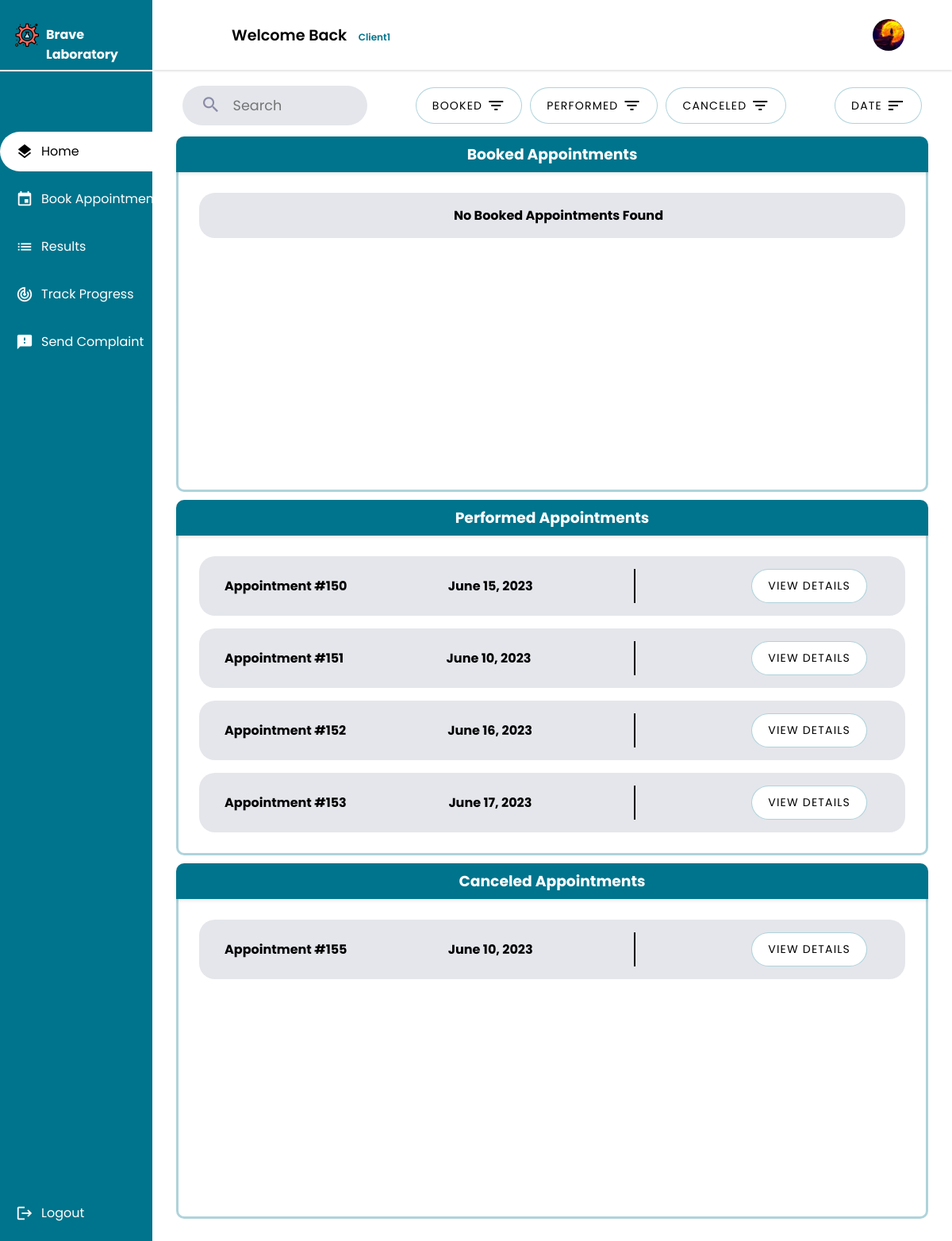
Page /client/home/appointment (signed in) on the committed database.
### client/models.py (models this page shows, shortened)
class Client(models.Model):
    GENDERS =[
        ('M','Male'),
        ('F','Female')
    ]
    BLOOD_TYPES = [
        ('A+', 'A+'),
        ('A-', 'A-'),
        ('B+', 'B+'),
        ('B-', 'B-'),
        ('AB+', 'AB+'),
        ('AB-', 'AB-'),
        ('O+', 'O+'),
        ('O-', 'O-')
    ]
    user = models.OneToOneField(User, primary_key = True, on_delete=models.CASCADE)
    phone_number = models.CharField(max_length=10,validators=[phone_regex])
    gender = models.CharField(max_length = 1 ,choices = GENDERS)
    address = models.CharField(max_length=50)
    policy = models.BooleanField(default = False)
    profile_pic = models.ImageField(default="default.png", upload_to="profile_pics")
    date_of_birth = models.DateField(default='2003-03-08')
    tests_made = models.PositiveIntegerField(default=0)
    blood_type = models.CharField(max_length=3, choices=BLOOD_TYPES,null=True,blank=True)
    class Meta():
        db_table = 'auth_client'

### main_home/models.py (models this page shows, shortened)
class Appointment(models.Model):
    UPCOMING = 'Upcoming'
    TOMORROW = 'Tommorow'
    TODAY = 'Today'
    OVERDUE = 'Overdue'
    STATUS_CHOICES = [
        (UPCOMING, 'Upcoming'),
        (TOMORROW, 'Tommorow'),
        (TODAY, 'Today'),
        (OVERDUE, 'Overdue'),
    ]
    client = models.ForeignKey(Client, on_delete=models.CASCADE)
    tests_requested = models.ManyToManyField(TestOffered, blank=True)
    date = models.DateField(validators=[validate_date_not_past])
    description = models.CharField(max_length=1000,blank=True)
    document = models.ImageField(null=True,blank=True,upload_to='medical_documents')
    total_price = models.DecimalField(max_digits=10, decimal_places=2)
    payment_status = models.BooleanField(default=False)
    arrived = models.BooleanField(default=False)
    cancelled = models.BooleanField(default=False)
    performed = models.BooleanField(default=False)
    urgent = models.BooleanField(default=False)
    class Meta:
        db_table = 'appointment'
    @property
    def status(self):
        today = timezone.now().date()
        if self.date > today:
            return self.UPCOMING
        elif self.date == today:
            return self.TODAY
        elif self.date == today + timezone.timedelta(days=1):
            return self.TOMORROW
        else:
            return self.OVERDUE
    @property
    def check_overdue(self):
        if self.status == self.OVERDUE :
            self.cancelled = True
            return 1
        return 0

### client/views.py (the view, shortened to what this page needs)
# urls.py: path("home/appointment",views.client_home,name="client"),
@login_required
@permission_required('client.view_client', raise_exception=True)
def client_home(request):
    appointments = Appointment.objects.filter(client=request.user.client)
    for appointment in appointments:
        appointment.check_overdue
    if not (request.GET.get('date')) :
        sort_date = 'True'
    booked_appointments = []
    performed_appointments = []
    canceled_appointments = []
    state = request.GET.get('state')
    for appointment in appointments:
        if appointment.performed :
            performed_appointments.append(appointment)
        elif appointment.cancelled or (appointment.status == appointment.OVERDUE):
            canceled_appointments.append(appointment)
        else:
            booked_appointments.append(appointment)
    if state != "all" :
        if state == "booked" :
            context = {
                'booked_appointments': booked_appointments,
                'sort_date':sort_date,
                'state':state,
            }
            return render(request,'client/client.html',context)
        if state == "performed" :
            context = {
                'performed_appointments': performed_appointments,
                'sort_date':sort_date,
                'state':state,
            }
            return render(request,'client/client.html',context)
        if state == "canceled" :
            context = {
                'canceled_appointments': canceled_appointments,
                'sort_date':sort_date,
                'state':state,
            }
            return render(request,'client/client.html',context)
    state = 'all'
    context = {
        'booked_appointments': booked_appointments,
        'performed_appointments': performed_appointments,
        'canceled_appointments': canceled_appointments,
        'sort_date':sort_date,
        'state':state,
    }
    return render(request,'client/client.html',context)

### client/templates/client/client.html (shortened to what this page needs)
{% extends 'main_home/actors_base.html' %}
{% load static %}
{% block css_2 %}
<link rel="stylesheet" href="{% static 'css/list.css' %}">
<link rel="stylesheet" href="{% static 'css/lists/ap_list.css' %}">
{% endblock css_2 %}
{% block main %}
<div class="Container">
  <div class="header ">
    <div class="search">
        <form class="search-bar" method="post" >
            <button type="submit" name="search">
                <span class="material-icons search-icon">
                    </span>
            </button>
            <input class="search-bar-input" id="search" name="search" placeholder="Search" required="" type="text">
        </form>
    </div>
    <div class="header ">
        <div class="nurse">
        <a href="{% url "client" %}?state=booked">
            <button class="list-button filter">
                <span>Booked</span>
                <span class="material-icons">filter_list</span>
            </button>
        </a>
        <a href="{% url "client" %}?state=performed">
                <button class="list-button filter">
                <span>Performed</span>
                <span class="material-icons">filter_list</span>
            </button>
        </a>
        <a href="{% url "client" %}?state=canceled">
                <button class="list-button filter">
                <span>Canceled</span>
                <span class="material-icons">filter_list</span>
            </button>
        </a>
        </div>
    </div>
    <div class="nurse">
        <a href="{% url "client" %}?date={{sort_date}}&state={{state}}">
            <button class="list-button filter">
                <span>Date</span>
                <span class="material-icons">sort</span>
            </button>
        </a>
    </div>
</div>
    {% if booked_appointments is not None %}
    {% if booked_appointments %}
    <div class="userlistcl">
            <div class="infoheadercl">
                <h3>Booked Appointments</h3>
            </div>
        <div class="userscontianercl">
            <div class= "scrollcl">
                <ul class="lists">
                    {% for appointment in booked_appointments %}
                    {% if not appointment.performed %}
                    <li class="app1">
                        <span><strong>Appointment #{{ appointment.id }}</strong></span>
                        <span><strong>{{ appointment.date }}</strong></span>
                        <div class="buttons">
                            <button class="list-button cancel-button">Cancel</button>
                            <button class="list-button"><a class="list-links"
                                    href="{% url 'client_appointment_detail' appointment.id %}">View Details</a></button>
                        </div>
                        <form class="cancel-form" action="{% url 'client_cancel_appointment' appointment.id %}" method="post">
                            {% csrf_token %}
                            <button type="submit">Cancel Appointment</button>
                        </form>
                    </li>
                    {%endif%}
                    {% endfor %}
                </ul>
            </div>
        </div>
    </div>
    {% else %}
    <div class="userlistcl">
        <div class="infoheadercl">
            <h3>Booked Appointments</h3>
            </div>
        <div class="userscontianercl">
            <div class= "scrollcl">
                <ul class="lists">
                    <li class="app1">
                        <span><strong>No Booked Appointments Found</strong></span>
                    </li>
                </ul>
            </div>
        </div>
    </div>
    {% endif %}
    {% endif %}
    {% if performed_appointments is not None %}
    {% if performed_appointments %}
    <div class="userlistcl">
        <div class="infoheadercl">
            <h3>Performed Appointments</h3>
        </div>
        <div class="userscontianercl">
            <div class= "scrollcl">
                <ul class="lists">
                    {% for appointment in performed_appointments %}
                    <li class="app1">
                        <span><strong>Appointment #{{ appointment.id }}</strong></span>
                        <span><strong>{{ appointment.date }}</strong></span>
                        <div class="buttons">
                            <button class="list-button"><a class="list-links"
                                    href="{% url 'client_appointment_detail' appointment.id %}">View Details</a></button>
                        </div>
                    </li>
                    {% endfor %}
                </ul>
            </div>
        </div>
    </div>
    {% endif %}
    {% endif %}
    {% if canceled_appointments is not None %}
    {% if canceled_appointments %}
    <div class="userlistcl">
            <div class="infoheadercl">
                <h3>Canceled Appointments</h3>
            </div>
            <div class="userscontianercl">
                <div class= "scrollcl">
                    <ul class="lists">
                        {% for appointment in canceled_appointments %}
                        <li class="app1">
                            <span><strong>Appointment #{{ appointment.id }}</strong></span>
                            <span><strong>{{ appointment.date }}</strong></span>
                            <div class="buttons">
                                <button class="list-button"><a class="list-links"
                                        href="{% url 'client_appointment_detail' appointment.id %}">View Details</a></button>
                            </div>
                        </li>
                        {% endfor %}
                    </ul>
            </div>
        </div>
    </div>
    {% endif %}
    {% endif %}
</div>
</div>
{% endblock main %}
{% block sidebar %}
<li><a href={% url 'client' %}><span class="material-icons X">layers</span><span class="nav-item">Home</span></a></li>
<li><a href={% url 'client_appointment_book' %}><span class="material-icons X">event</span><span class="nav-item">Book
            Appointment</span></a></li>
<li><a href={% url 'client_result_list' %}><span class="material-icons X">list</span><span
            class="nav-item">Results</span></a></li>
<li><a href={% url 'client_request_list' %}><span class="material-icons X">track_changes</span><span
            class="nav-item">Track Progress</span></a></li>
<li><a href={% url 'create_complaint' %}><span class="material-icons X">feedback</span><span class="nav-item">Send
            Complaint</span></a></li>
{% endblock sidebar %}

### main_home/templates/main_home/actors_base.html (shortened to what this page needs)
{% extends 'main_home/base.html' %}
{% load static %}
{% block css %}
        <link rel="stylesheet" href="{% static 'css/resources/google_icons.css' %}">
        <link rel="stylesheet" href="{% static 'css/resources/font-awesome.all.min.css' %}">
        <link rel="stylesheet" href="{% static 'css/actors.css' %}" />
{% endblock css %}
{% block content %}
    <div class="container">
        <header>
            <div class="wlc">
                <h1>Welcome Back&nbsp;<span class="smaller-text">{{user.username}}</span></h1>
            </div>
            <div class="Left">
                <ul class="DROPS">
                    {% if user.groups.first.name == 'client' %}
                    <li class="profile-header"><a class="profile-pic-container" onclick="showElement()"><img class="profile-pic" alt="profile_pic" src="{{ user.client.profile_pic.url }}"></img><i class="fa-solid fa-chevron-down"></i></a>
                    {% endif %}
                        </li>
                    </ul>
                </div>
        </header>
        <div class="Main">
            {% block main %}{% endblock main %}
        </div>
    <div class="nav-header">
        <a class="logo" href="{% url user.groups.first.name %}">
            <img alt='logo' src="{% static 'img/logo.png' %}">
            <span><strong>Brave Laboratory</strong></span>
        </a>
    </div>
    <nav>
        <ul>
            {% block sidebar %}{% endblock sidebar %}
            <li class="end">
                <a href='{% url 'logout' %}'>
                    <span class="material-icons emoji">logout</span>
                    <span class="nav-item">Logout</span>
                </a>
            </li>
        </ul>
    </nav>
{% endblock content %}

### rows in the picture
Appointment: id "150", date "June 15, 2023"
Appointment: id "151", date "June 10, 2023"
Appointment: id "152", date "June 16, 2023"
Appointment: id "153", date "June 17, 2023"
Appointment: id "155", date "June 10, 2023"

### other values in the picture
{{ user.username }} "Client1"
